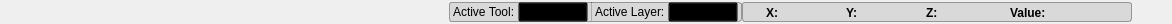
<?xml version="1.0" encoding="UTF-8"?>
<ui version="4.0">
 <class>StatusBar</class>
 <widget class="QWidget" name="StatusBar">
  <property name="geometry">
   <rect>
    <x>0</x>
    <y>0</y>
    <width>1172</width>
    <height>24</height>
   </rect>
  </property>
  <property name="minimumSize">
   <size>
    <width>0</width>
    <height>24</height>
   </size>
  </property>
  <property name="maximumSize">
   <size>
    <width>16777215</width>
    <height>24</height>
   </size>
  </property>
  <property name="windowTitle">
   <string>Form</string>
  </property>
  <property name="styleSheet">
   <string notr="true">QToolButton{
  background-color:  rgba( 0, 0, 0, 0 );
  border: 1px solid  rgba( 0, 0, 0, 0 );
  margin: 0, 0, 0, 0;
  padding: 0, 0, 0, 0, ;
}
QToolButton:hover{
  background-color: rgba( 0, 0, 0, 30 );
}


 QComboBox {
    /* padding: 1px 1px 1px 1px;
    min-width: 6em;*/
  background-color: rgba( 0,0,0,0 );
  color: black;
 }

 QComboBox:editable {
 }

 QComboBox:!editable, QComboBox::drop-down:editable {
  background-color: qlineargradient(x1: 0, y1: 0, x2: 0, y2: 1,
                                  stop: 0 #E1E1E1, stop: 0.4 #DDDDDD,
                                  stop: 0.5 #D8D8D8, stop: 1.0 #D3D3D3);
 }

 /* QComboBox gets the &quot;on&quot; state when the popup is open */
 QComboBox:!editable:on, QComboBox::drop-down:editable:on {
     background: qlineargradient(x1: 0, y1: 0, x2: 0, y2: 1,
                                 stop: 0 #D3D3D3, stop: 0.4 #D8D8D8,
                                 stop: 0.5 #DDDDDD, stop: 1.0 #E1E1E1);
 }

 QComboBox:on { /* shift the text when the popup opens */
 }

 QComboBox::drop-down {
     subcontrol-origin: padding;
     subcontrol-position: top right;
    /* width: 16px;*/
     border-top-right-radius: 2px;
     border-bottom-right-radius: 2px;
 }

 QComboBox::down-arrow {
     image: url(&quot;:/Images/Arrow.png&quot;);
 }

 QComboBox::down-arrow:on { /* shift the arrow when popup is open */
     top: 0px;
     left: 0px;
 }
QComboBox::icon{
  border: 1px solid rgba( 0, 0, 0, 0 );
}

QWidget#label_values_ {
  background-color: rgba(50, 50, 50, 30 );
  border-radius: 3px;
    border: 1px solid  rgb( 150, 150, 150 );
}

QWidget#actives_{
  background-color: rgba(50, 50, 50, 30 );
  border-radius: 3px;
    border: 1px solid  rgb( 150, 150, 150 );
}

QFrame#line{
  background-color: rgb(150,150,150);
}

</string>
  </property>
  <layout class="QHBoxLayout" name="horizontalLayout_11">
   <property name="spacing">
    <number>0</number>
   </property>
   <property name="margin">
    <number>0</number>
   </property>
   <item>
    <widget class="QWidget" name="widget_8" native="true">
     <property name="sizePolicy">
      <sizepolicy hsizetype="Fixed" vsizetype="Fixed">
       <horstretch>0</horstretch>
       <verstretch>0</verstretch>
      </sizepolicy>
     </property>
     <property name="minimumSize">
      <size>
       <width>20</width>
       <height>20</height>
      </size>
     </property>
     <property name="maximumSize">
      <size>
       <width>20</width>
       <height>20</height>
      </size>
     </property>
     <property name="font">
      <font/>
     </property>
     <layout class="QHBoxLayout" name="horizontalLayout_8">
      <property name="spacing">
       <number>0</number>
      </property>
      <property name="margin">
       <number>0</number>
      </property>
      <item>
       <widget class="QToolButton" name="info_button_">
        <property name="minimumSize">
         <size>
          <width>20</width>
          <height>20</height>
         </size>
        </property>
        <property name="maximumSize">
         <size>
          <width>20</width>
          <height>20</height>
         </size>
        </property>
        <property name="font">
         <font/>
        </property>
        <property name="toolTip">
         <string>Open/close the message dialog window</string>
        </property>
        <property name="text">
         <string/>
        </property>
        <property name="icon">
         <iconset resource="../../Resources/QtResources.qrc">
          <normaloff>:/Images/TextOff.png</normaloff>
          <normalon>:/Images/Text.png</normalon>:/Images/TextOff.png</iconset>
        </property>
        <property name="checkable">
         <bool>true</bool>
        </property>
        <property name="checked">
         <bool>false</bool>
        </property>
        <property name="popupMode">
         <enum>QToolButton::DelayedPopup</enum>
        </property>
       </widget>
      </item>
     </layout>
    </widget>
   </item>
   <item>
    <widget class="QWidget" name="widget_6" native="true">
     <property name="sizePolicy">
      <sizepolicy hsizetype="MinimumExpanding" vsizetype="Preferred">
       <horstretch>0</horstretch>
       <verstretch>0</verstretch>
      </sizepolicy>
     </property>
     <property name="minimumSize">
      <size>
       <width>0</width>
       <height>20</height>
      </size>
     </property>
     <property name="maximumSize">
      <size>
       <width>16777215</width>
       <height>20</height>
      </size>
     </property>
     <property name="font">
      <font/>
     </property>
     <layout class="QHBoxLayout" name="horizontalLayout_12">
      <property name="spacing">
       <number>0</number>
      </property>
      <property name="leftMargin">
       <number>4</number>
      </property>
      <property name="topMargin">
       <number>0</number>
      </property>
      <property name="rightMargin">
       <number>4</number>
      </property>
      <property name="bottomMargin">
       <number>0</number>
      </property>
      <item>
       <widget class="QWidget" name="status_report_widget_" native="true">
        <property name="sizePolicy">
         <sizepolicy hsizetype="MinimumExpanding" vsizetype="Preferred">
          <horstretch>0</horstretch>
          <verstretch>0</verstretch>
         </sizepolicy>
        </property>
        <property name="minimumSize">
         <size>
          <width>0</width>
          <height>20</height>
         </size>
        </property>
        <property name="maximumSize">
         <size>
          <width>16777215</width>
          <height>20</height>
         </size>
        </property>
        <layout class="QHBoxLayout" name="horizontalLayout_6">
         <property name="spacing">
          <number>0</number>
         </property>
         <property name="margin">
          <number>0</number>
         </property>
         <item>
          <widget class="QLabel" name="status_report_label_">
           <property name="minimumSize">
            <size>
             <width>0</width>
             <height>20</height>
            </size>
           </property>
           <property name="maximumSize">
            <size>
             <width>16777215</width>
             <height>20</height>
            </size>
           </property>
           <property name="text">
            <string/>
           </property>
          </widget>
         </item>
        </layout>
       </widget>
      </item>
     </layout>
    </widget>
   </item>
   <item>
    <widget class="QWidget" name="actives_" native="true">
     <property name="sizePolicy">
      <sizepolicy hsizetype="Minimum" vsizetype="Fixed">
       <horstretch>0</horstretch>
       <verstretch>0</verstretch>
      </sizepolicy>
     </property>
     <property name="minimumSize">
      <size>
       <width>0</width>
       <height>20</height>
      </size>
     </property>
     <property name="maximumSize">
      <size>
       <width>16777215</width>
       <height>20</height>
      </size>
     </property>
     <layout class="QHBoxLayout" name="horizontalLayout_9">
      <property name="spacing">
       <number>3</number>
      </property>
      <property name="leftMargin">
       <number>4</number>
      </property>
      <property name="topMargin">
       <number>0</number>
      </property>
      <property name="rightMargin">
       <number>4</number>
      </property>
      <property name="bottomMargin">
       <number>0</number>
      </property>
      <item>
       <widget class="QLabel" name="label_2">
        <property name="text">
         <string>Active Tool:</string>
        </property>
       </widget>
      </item>
      <item>
       <widget class="QComboBox" name="tool_combobox_">
        <property name="sizeAdjustPolicy">
         <enum>QComboBox::AdjustToContents</enum>
        </property>
        <property name="frame">
         <bool>false</bool>
        </property>
       </widget>
      </item>
      <item>
       <widget class="Line" name="line">
        <property name="sizePolicy">
         <sizepolicy hsizetype="Fixed" vsizetype="Fixed">
          <horstretch>0</horstretch>
          <verstretch>0</verstretch>
         </sizepolicy>
        </property>
        <property name="minimumSize">
         <size>
          <width>1</width>
          <height>20</height>
         </size>
        </property>
        <property name="maximumSize">
         <size>
          <width>1</width>
          <height>20</height>
         </size>
        </property>
        <property name="orientation">
         <enum>Qt::Vertical</enum>
        </property>
       </widget>
      </item>
      <item>
       <widget class="QLabel" name="label">
        <property name="text">
         <string>Active Layer:</string>
        </property>
       </widget>
      </item>
      <item>
       <widget class="QComboBox" name="layer_combobox_">
        <property name="sizeAdjustPolicy">
         <enum>QComboBox::AdjustToContents</enum>
        </property>
        <property name="frame">
         <bool>false</bool>
        </property>
       </widget>
      </item>
     </layout>
    </widget>
   </item>
   <item>
    <widget class="QWidget" name="label_values_" native="true">
     <property name="sizePolicy">
      <sizepolicy hsizetype="Fixed" vsizetype="Fixed">
       <horstretch>0</horstretch>
       <verstretch>0</verstretch>
      </sizepolicy>
     </property>
     <property name="minimumSize">
      <size>
       <width>364</width>
       <height>20</height>
      </size>
     </property>
     <property name="maximumSize">
      <size>
       <width>470</width>
       <height>20</height>
      </size>
     </property>
     <property name="font">
      <font/>
     </property>
     <layout class="QHBoxLayout" name="horizontalLayout_5" stretch="0,4,4,4,5">
      <property name="spacing">
       <number>0</number>
      </property>
      <property name="margin">
       <number>0</number>
      </property>
      <item>
       <widget class="QWidget" name="widget_7" native="true">
        <property name="sizePolicy">
         <sizepolicy hsizetype="Fixed" vsizetype="Fixed">
          <horstretch>0</horstretch>
          <verstretch>0</verstretch>
         </sizepolicy>
        </property>
        <property name="minimumSize">
         <size>
          <width>20</width>
          <height>20</height>
         </size>
        </property>
        <property name="maximumSize">
         <size>
          <width>20</width>
          <height>20</height>
         </size>
        </property>
        <property name="font">
         <font/>
        </property>
        <layout class="QHBoxLayout" name="horizontalLayout_7">
         <property name="spacing">
          <number>0</number>
         </property>
         <property name="margin">
          <number>0</number>
         </property>
         <item>
          <widget class="QToolButton" name="world_button_">
           <property name="minimumSize">
            <size>
             <width>20</width>
             <height>20</height>
            </size>
           </property>
           <property name="maximumSize">
            <size>
             <width>20</width>
             <height>20</height>
            </size>
           </property>
           <property name="font">
            <font/>
           </property>
           <property name="toolTip">
            <string>Switch between world coordinates and index coordinates</string>
           </property>
           <property name="text">
            <string/>
           </property>
           <property name="icon">
            <iconset resource="../../Resources/QtResources.qrc">
             <normaloff>:/Images/WorldOff.png</normaloff>
             <normalon>:/Images/World.png</normalon>:/Images/WorldOff.png</iconset>
           </property>
           <property name="checkable">
            <bool>true</bool>
           </property>
           <property name="checked">
            <bool>false</bool>
           </property>
           <property name="popupMode">
            <enum>QToolButton::DelayedPopup</enum>
           </property>
          </widget>
         </item>
        </layout>
       </widget>
      </item>
      <item>
       <widget class="QWidget" name="widget_2" native="true">
        <property name="minimumSize">
         <size>
          <width>80</width>
          <height>0</height>
         </size>
        </property>
        <property name="maximumSize">
         <size>
          <width>80</width>
          <height>16777215</height>
         </size>
        </property>
        <property name="font">
         <font/>
        </property>
        <layout class="QHBoxLayout" name="horizontalLayout" stretch="0,1">
         <property name="spacing">
          <number>0</number>
         </property>
         <property name="leftMargin">
          <number>4</number>
         </property>
         <property name="topMargin">
          <number>2</number>
         </property>
         <property name="rightMargin">
          <number>4</number>
         </property>
         <property name="bottomMargin">
          <number>1</number>
         </property>
         <item>
          <widget class="QLabel" name="x_coord_label_">
           <property name="minimumSize">
            <size>
             <width>14</width>
             <height>0</height>
            </size>
           </property>
           <property name="maximumSize">
            <size>
             <width>14</width>
             <height>16777215</height>
            </size>
           </property>
           <property name="font">
            <font>
             <weight>75</weight>
             <bold>true</bold>
            </font>
           </property>
           <property name="text">
            <string>X:</string>
           </property>
          </widget>
         </item>
         <item>
          <widget class="QLabel" name="x_">
           <property name="minimumSize">
            <size>
             <width>80</width>
             <height>0</height>
            </size>
           </property>
           <property name="maximumSize">
            <size>
             <width>58</width>
             <height>16777215</height>
            </size>
           </property>
           <property name="font">
            <font/>
           </property>
           <property name="text">
            <string/>
           </property>
          </widget>
         </item>
        </layout>
       </widget>
      </item>
      <item>
       <widget class="QWidget" name="widget_3" native="true">
        <property name="minimumSize">
         <size>
          <width>80</width>
          <height>0</height>
         </size>
        </property>
        <property name="maximumSize">
         <size>
          <width>80</width>
          <height>16777215</height>
         </size>
        </property>
        <property name="font">
         <font/>
        </property>
        <layout class="QHBoxLayout" name="horizontalLayout_2" stretch="0,1">
         <property name="spacing">
          <number>0</number>
         </property>
         <property name="leftMargin">
          <number>4</number>
         </property>
         <property name="topMargin">
          <number>2</number>
         </property>
         <property name="rightMargin">
          <number>4</number>
         </property>
         <property name="bottomMargin">
          <number>1</number>
         </property>
         <item>
          <widget class="QLabel" name="y_coord_label_">
           <property name="minimumSize">
            <size>
             <width>14</width>
             <height>0</height>
            </size>
           </property>
           <property name="maximumSize">
            <size>
             <width>14</width>
             <height>16777215</height>
            </size>
           </property>
           <property name="font">
            <font>
             <weight>75</weight>
             <bold>true</bold>
            </font>
           </property>
           <property name="text">
            <string>Y:</string>
           </property>
          </widget>
         </item>
         <item>
          <widget class="QLabel" name="y_">
           <property name="minimumSize">
            <size>
             <width>80</width>
             <height>0</height>
            </size>
           </property>
           <property name="maximumSize">
            <size>
             <width>58</width>
             <height>16777215</height>
            </size>
           </property>
           <property name="font">
            <font/>
           </property>
           <property name="text">
            <string/>
           </property>
          </widget>
         </item>
        </layout>
       </widget>
      </item>
      <item>
       <widget class="QWidget" name="widget_4" native="true">
        <property name="minimumSize">
         <size>
          <width>80</width>
          <height>0</height>
         </size>
        </property>
        <property name="maximumSize">
         <size>
          <width>80</width>
          <height>16777215</height>
         </size>
        </property>
        <property name="font">
         <font/>
        </property>
        <layout class="QHBoxLayout" name="horizontalLayout_3" stretch="0,1">
         <property name="spacing">
          <number>0</number>
         </property>
         <property name="leftMargin">
          <number>4</number>
         </property>
         <property name="topMargin">
          <number>2</number>
         </property>
         <property name="rightMargin">
          <number>4</number>
         </property>
         <property name="bottomMargin">
          <number>1</number>
         </property>
         <item>
          <widget class="QLabel" name="z_coord_label_">
           <property name="minimumSize">
            <size>
             <width>14</width>
             <height>0</height>
            </size>
           </property>
           <property name="maximumSize">
            <size>
             <width>14</width>
             <height>16777215</height>
            </size>
           </property>
           <property name="font">
            <font>
             <weight>75</weight>
             <bold>true</bold>
            </font>
           </property>
           <property name="text">
            <string>Z:</string>
           </property>
          </widget>
         </item>
         <item>
          <widget class="QLabel" name="z_">
           <property name="minimumSize">
            <size>
             <width>80</width>
             <height>0</height>
            </size>
           </property>
           <property name="maximumSize">
            <size>
             <width>58</width>
             <height>16777215</height>
            </size>
           </property>
           <property name="font">
            <font/>
           </property>
           <property name="text">
            <string/>
           </property>
          </widget>
         </item>
        </layout>
       </widget>
      </item>
      <item>
       <widget class="QWidget" name="widget" native="true">
        <property name="minimumSize">
         <size>
          <width>130</width>
          <height>0</height>
         </size>
        </property>
        <property name="maximumSize">
         <size>
          <width>130</width>
          <height>16777215</height>
         </size>
        </property>
        <property name="font">
         <font/>
        </property>
        <layout class="QHBoxLayout" name="horizontalLayout_4" stretch="0,1">
         <property name="spacing">
          <number>0</number>
         </property>
         <property name="leftMargin">
          <number>4</number>
         </property>
         <property name="topMargin">
          <number>2</number>
         </property>
         <property name="rightMargin">
          <number>4</number>
         </property>
         <property name="bottomMargin">
          <number>1</number>
         </property>
         <item>
          <widget class="QLabel" name="value_label_">
           <property name="minimumSize">
            <size>
             <width>40</width>
             <height>0</height>
            </size>
           </property>
           <property name="maximumSize">
            <size>
             <width>40</width>
             <height>16777215</height>
            </size>
           </property>
           <property name="font">
            <font>
             <weight>75</weight>
             <bold>true</bold>
            </font>
           </property>
           <property name="text">
            <string>Value:</string>
           </property>
          </widget>
         </item>
         <item>
          <widget class="QLabel" name="value_">
           <property name="sizePolicy">
            <sizepolicy hsizetype="Preferred" vsizetype="Preferred">
             <horstretch>0</horstretch>
             <verstretch>0</verstretch>
            </sizepolicy>
           </property>
           <property name="minimumSize">
            <size>
             <width>68</width>
             <height>0</height>
            </size>
           </property>
           <property name="maximumSize">
            <size>
             <width>68</width>
             <height>16777215</height>
            </size>
           </property>
           <property name="font">
            <font/>
           </property>
           <property name="text">
            <string/>
           </property>
          </widget>
         </item>
        </layout>
       </widget>
      </item>
     </layout>
    </widget>
   </item>
   <item>
    <widget class="QWidget" name="widget_9" native="true">
     <property name="sizePolicy">
      <sizepolicy hsizetype="Fixed" vsizetype="Fixed">
       <horstretch>0</horstretch>
       <verstretch>0</verstretch>
      </sizepolicy>
     </property>
     <property name="minimumSize">
      <size>
       <width>40</width>
       <height>20</height>
      </size>
     </property>
     <property name="maximumSize">
      <size>
       <width>40</width>
       <height>20</height>
      </size>
     </property>
     <property name="font">
      <font/>
     </property>
     <layout class="QHBoxLayout" name="horizontalLayout_10">
      <property name="spacing">
       <number>0</number>
      </property>
      <property name="margin">
       <number>0</number>
      </property>
      <item>
       <widget class="QToolButton" name="swap_visibility_button_">
        <property name="minimumSize">
         <size>
          <width>40</width>
          <height>20</height>
         </size>
        </property>
        <property name="maximumSize">
         <size>
          <width>40</width>
          <height>20</height>
         </size>
        </property>
        <property name="toolTip">
         <string>Switch between tool short cuts and mouse location indicator</string>
        </property>
        <property name="text">
         <string/>
        </property>
        <property name="icon">
         <iconset resource="../../Resources/QtResources.qrc">
          <normaloff>:/Images/SwitchTool.png</normaloff>:/Images/SwitchTool.png</iconset>
        </property>
        <property name="iconSize">
         <size>
          <width>32</width>
          <height>16</height>
         </size>
        </property>
        <property name="checkable">
         <bool>true</bool>
        </property>
        <property name="checked">
         <bool>false</bool>
        </property>
        <property name="popupMode">
         <enum>QToolButton::DelayedPopup</enum>
        </property>
       </widget>
      </item>
     </layout>
    </widget>
   </item>
  </layout>
 </widget>
 <resources>
  <include location="../../Resources/QtResources.qrc"/>
 </resources>
 <connections/>
</ui>
